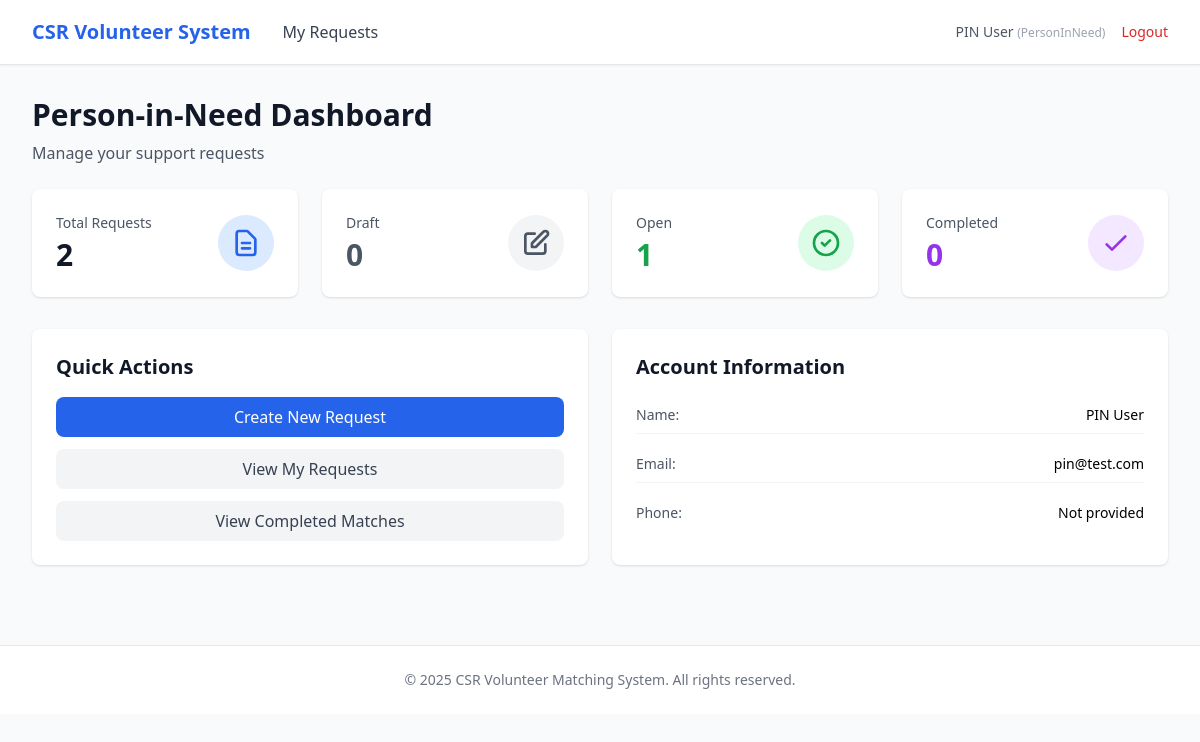
/pin/dashboard (signed in), run on the app's committed database.
### app/entity/user_account.py (models this page shows, shortened)
class UserAccount(UserMixin, db.Model):
    __tablename__ = "user_accounts"
    userID = db.Column(db.Integer, primary_key=True, autoincrement=True)  # explicit auto increment
    name = db.Column(db.String(100), nullable=False)
    email = db.Column(db.String(120), nullable=False, unique=True, index=True)
    _password = db.Column("password", db.String(255), nullable=False)
    age = db.Column(db.Integer)
    phoneNumber = db.Column(db.String(20))
    isActive = db.Column(db.Boolean, default=True)
    profileID = db.Column(db.Integer, db.ForeignKey("user_profiles.profileID"), nullable=False)
    profile = db.relationship("UserProfile", back_populates="users", lazy=True)
    @property
    def password(self):
        raise AttributeError("Password is write-only.")
    @password.setter
    def password(self, raw):
        self._password = generate_password_hash(raw)

### app/entity/user_profile.py (models this page shows)
class UserProfile(db.Model):
    __tablename__ = "user_profiles"
    profileID   = db.Column(db.Integer, primary_key=True, autoincrement=True)  # explicit auto increment
    profileName = db.Column(db.String(50), nullable=False, unique=True)
    description = db.Column(db.String(255))
    isActive    = db.Column(db.Boolean, default=True)
    users = db.relationship("UserAccount", back_populates="profile", lazy=True)

### app/boundary/routes.py (the view)
@boundary_bp.route("/pin/dashboard")
@login_required
def pin_dashboard():
    stats = {
        "total": Request.query.filter_by(pinID=current_user.userID).count(),
        "draft": Request.query.filter_by(pinID=current_user.userID, status="draft").count(),
        "open": Request.query.filter_by(pinID=current_user.userID, status="open").count(),
        "completed": Request.query.filter_by(pinID=current_user.userID, status="completed").count(),
    }
    matches_count = stats["completed"]
    return render_template(
        "pin/dashboard.html",
        stats=stats,
        matches_count=matches_count
    )

### app/entity/user_account.py (called while the page is built)
@login_manager.user_loader
def load_user(user_id):
    return UserAccount.query.get(int(user_id))

### app/templates/pin/dashboard.html (shortened to what this page needs)
{% extends "base.html" %}
{% block nav_links %}
<a href="{{ url_for('boundary.pin_requests') }}" class="text-gray-700 hover:text-primary">My Requests</a>
{% endblock %}
{% block content %}
<div class="mb-6">
    <h1 class="text-3xl font-bold text-gray-900">Person-in-Need Dashboard</h1>
    <p class="text-gray-600 mt-2">Manage your support requests</p>
</div>
<div class="grid grid-cols-1 md:grid-cols-4 gap-6 mb-8">
    <div class="bg-white rounded-lg shadow p-6">
        <div class="flex items-center justify-between">
            <div>
                <p class="text-sm text-gray-600">Total Requests</p>
                <p class="text-3xl font-bold text-gray-900 mt-1">{{ stats.total }}</p>
            </div>
            <div class="bg-blue-100 rounded-full p-3">
                <svg class="w-8 h-8 text-blue-600" fill="none" stroke="currentColor" viewBox="0 0 24 24">
                    <path stroke-linecap="round" stroke-linejoin="round" stroke-width="2" d="M9 12h6m-6 4h6m2 5H7a2 2 0 01-2-2V5a2 2 0 012-2h5.586a1 1 0 01.707.293l5.414 5.414a1 1 0 01.293.707V19a2 2 0 01-2 2z"></path>
                </svg>
            </div>
        </div>
    </div>
    <div class="bg-white rounded-lg shadow p-6">
        <div class="flex items-center justify-between">
            <div>
                <p class="text-sm text-gray-600">Draft</p>
                <p class="text-3xl font-bold text-gray-600 mt-1">{{ stats.draft }}</p>
            </div>
            <div class="bg-gray-100 rounded-full p-3">
                <svg class="w-8 h-8 text-gray-600" fill="none" stroke="currentColor" viewBox="0 0 24 24">
                    <path stroke-linecap="round" stroke-linejoin="round" stroke-width="2" d="M11 5H6a2 2 0 00-2 2v11a2 2 0 002 2h11a2 2 0 002-2v-5m-1.414-9.414a2 2 0 112.828 2.828L11.828 15H9v-2.828l8.586-8.586z"></path>
                </svg>
            </div>
        </div>
    </div>
    <div class="bg-white rounded-lg shadow p-6">
        <div class="flex items-center justify-between">
            <div>
                <p class="text-sm text-gray-600">Open</p>
                <p class="text-3xl font-bold text-green-600 mt-1">{{ stats.open }}</p>
            </div>
            <div class="bg-green-100 rounded-full p-3">
                <svg class="w-8 h-8 text-green-600" fill="none" stroke="currentColor" viewBox="0 0 24 24">
                    <path stroke-linecap="round" stroke-linejoin="round" stroke-width="2" d="M9 12l2 2 4-4m6 2a9 9 0 11-18 0 9 9 0 0118 0z"></path>
                </svg>
            </div>
        </div>
    </div>
    <div class="bg-white rounded-lg shadow p-6">
        <div class="flex items-center justify-between">
            <div>
                <p class="text-sm text-gray-600">Completed</p>
                <p class="text-3xl font-bold text-purple-600 mt-1">{{ matches_count }}</p>
            </div>
            <div class="bg-purple-100 rounded-full p-3">
                <svg class="w-8 h-8 text-purple-600" fill="none" stroke="currentColor" viewBox="0 0 24 24">
                    <path stroke-linecap="round" stroke-linejoin="round" stroke-width="2" d="M5 13l4 4L19 7"></path>
                </svg>
            </div>
        </div>
    </div>
</div>
<div class="grid grid-cols-1 md:grid-cols-2 gap-6">
    <div class="bg-white rounded-lg shadow p-6">
        <h2 class="text-xl font-bold text-gray-900 mb-4">Quick Actions</h2>
        <div class="space-y-3">
            <a href="{{ url_for('boundary.pin_create_request') }}"
               class="block w-full text-center px-4 py-2 bg-primary text-white rounded-lg hover:bg-blue-700 transition">
                Create New Request
            </a>
            <a href="{{ url_for('boundary.pin_requests') }}"
               class="block w-full text-center px-4 py-2 bg-gray-100 text-gray-700 rounded-lg hover:bg-gray-200 transition">
                View My Requests
            </a>
            <a href="{{ url_for('boundary.pin_requests') }}"
               class="block w-full text-center px-4 py-2 bg-gray-100 text-gray-700 rounded-lg hover:bg-gray-200 transition">
                View Completed Matches
            </a>
        </div>
    </div>
    <div class="bg-white rounded-lg shadow p-6">
        <h2 class="text-xl font-bold text-gray-900 mb-4">Account Information</h2>
        <div class="space-y-3 text-sm">
            <div class="flex justify-between py-2 border-b border-gray-100">
                <span class="text-gray-600">Name:</span>
                <span class="font-medium">{{ current_user.name }}</span>
            </div>
            <div class="flex justify-between py-2 border-b border-gray-100">
                <span class="text-gray-600">Email:</span>
                <span class="font-medium">{{ current_user.email }}</span>
            </div>
            <div class="flex justify-between py-2">
                <span class="text-gray-600">Phone:</span>
                <span class="font-medium">{{ current_user.phoneNumber or 'Not provided' }}</span>
            </div>
        </div>
    </div>
</div>
{% endblock %}

### app/templates/base.html (shortened to what this page needs)
<!DOCTYPE html>
<html lang="en">
<head>
    <script src="https://cdn.tailwindcss.com"></script>
</head>
<body class="bg-gray-50 min-h-screen">
    {% if current_user.is_authenticated %}
    <nav class="bg-white shadow-sm border-b border-gray-200">
        <div class="max-w-7xl mx-auto px-4 sm:px-6 lg:px-8">
            <div class="flex justify-between items-center h-16">
                <div class="flex items-center gap-8">
                    <a href="{{ url_for('boundary.login') }}" class="text-xl font-bold text-primary">
                        CSR Volunteer System
                    </a>
                    {% block nav_links %}{% endblock %}
                </div>
                <div class="flex items-center gap-4">
                    <span class="text-sm text-gray-600">
                        {{ current_user.name }}
                        <span class="text-xs text-gray-400">({{ current_user.profile.profileName }})</span>
                    </span>
                    <a href="{{ url_for('boundary.logout') }}" class="text-sm text-red-600 hover:text-red-700">
                        Logout
                    </a>
                </div>
            </div>
        </div>
    </nav>
    {% endif %}
    <main class="max-w-7xl mx-auto px-4 sm:px-6 lg:px-8 py-8">
        {% block content %}{% endblock %}
    </main>
    <footer class="bg-white border-t border-gray-200 mt-12">
        <div class="max-w-7xl mx-auto px-4 sm:px-6 lg:px-8 py-6">
            <p class="text-center text-sm text-gray-500">
                &copy; 2025 CSR Volunteer Matching System. All rights reserved.
            </p>
        </div>
    </footer>
</body>
</html>

### data on the page
UserAccount: name "PIN User", email "pin@test.com", phoneNumber "Not provided"
UserProfile: profile.profileName "PersonInNeed"

### other printed values
{{ stats.total }} "2"
{{ stats.draft }} "0"
{{ stats.open }} "1"
{{ matches_count }} "0"
